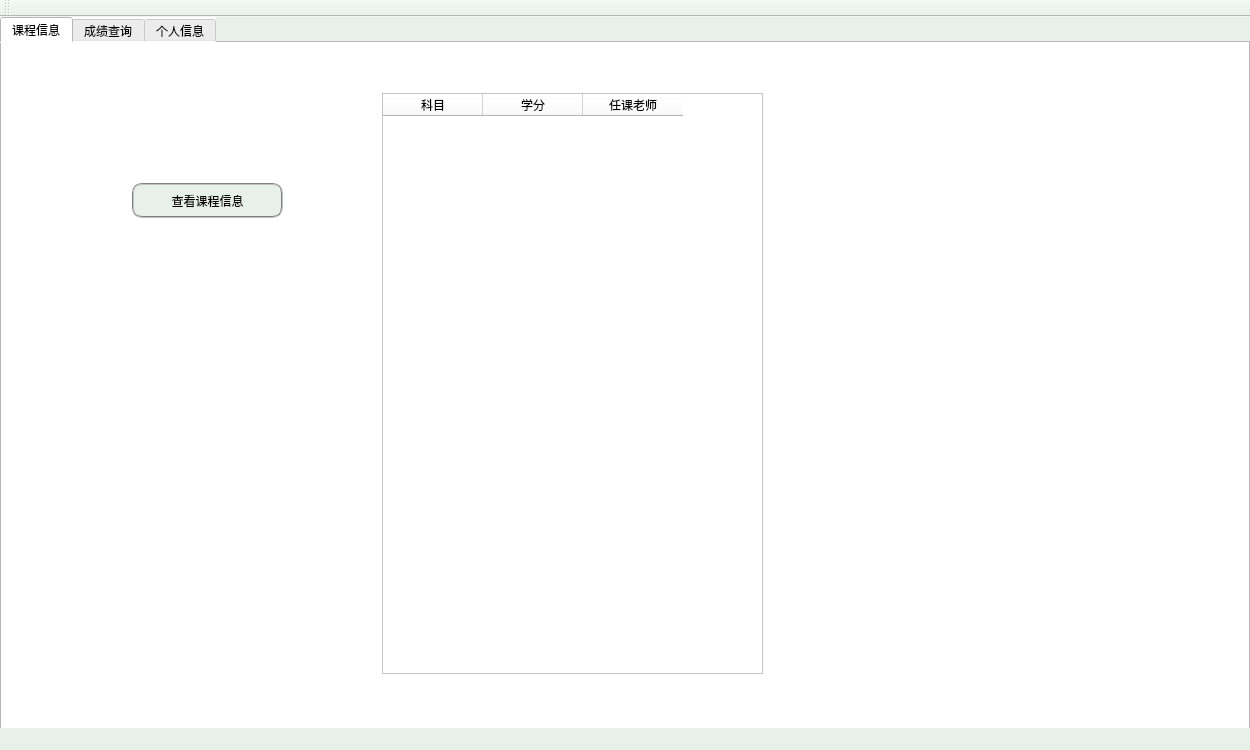
<?xml version="1.0" encoding="UTF-8"?>
<ui version="4.0">
 <class>MainWindowStu</class>
 <widget class="QMainWindow" name="MainWindowStu">
  <property name="geometry">
   <rect>
    <x>0</x>
    <y>0</y>
    <width>1250</width>
    <height>750</height>
   </rect>
  </property>
  <property name="windowTitle">
   <string>学生端</string>
  </property>
  <property name="styleSheet">
   <string notr="true">background-color: rgb(231, 240, 233);</string>
  </property>
  <widget class="QWidget" name="centralWidget">
   <widget class="QTabWidget" name="tabWidget_stusub">
    <property name="geometry">
     <rect>
      <x>0</x>
      <y>0</y>
      <width>1250</width>
      <height>750</height>
     </rect>
    </property>
    <property name="styleSheet">
     <string notr="true">background-color: rgb(255, 255, 255);

font: 12pt &quot;等线&quot;;
</string>
    </property>
    <property name="inputMethodHints">
     <set>Qt::ImhHiddenText</set>
    </property>
    <property name="currentIndex">
     <number>0</number>
    </property>
    <widget class="QWidget" name="tab_3">
     <attribute name="title">
      <string>课程信息</string>
     </attribute>
     <widget class="QTableWidget" name="tableWidget_stu_sub">
      <property name="geometry">
       <rect>
        <x>380</x>
        <y>50</y>
        <width>381</width>
        <height>581</height>
       </rect>
      </property>
      <property name="styleSheet">
       <string notr="true">font: 11pt &quot;楷体&quot;;</string>
      </property>
      <column>
       <property name="text">
        <string>科目</string>
       </property>
      </column>
      <column>
       <property name="text">
        <string>学分</string>
       </property>
      </column>
      <column>
       <property name="text">
        <string>任课老师</string>
       </property>
      </column>
     </widget>
     <widget class="QPushButton" name="qsubBtn">
      <property name="geometry">
       <rect>
        <x>130</x>
        <y>140</y>
        <width>151</width>
        <height>35</height>
       </rect>
      </property>
      <property name="styleSheet">
       <string notr="true">border:2px groove gray;border-radius:10px;padding:2px 4px;
background-color: rgb(231, 240, 233);</string>
      </property>
      <property name="text">
       <string>查看课程信息</string>
      </property>
     </widget>
    </widget>
    <widget class="QWidget" name="tab">
     <attribute name="title">
      <string>成绩查询</string>
     </attribute>
     <widget class="QTableWidget" name="tableWidget_stug">
      <property name="geometry">
       <rect>
        <x>90</x>
        <y>20</y>
        <width>511</width>
        <height>611</height>
       </rect>
      </property>
      <property name="styleSheet">
       <string notr="true">font: 11pt &quot;楷体&quot;;</string>
      </property>
      <column>
       <property name="text">
        <string>科目</string>
       </property>
      </column>
      <column>
       <property name="text">
        <string>成绩</string>
       </property>
      </column>
      <column>
       <property name="text">
        <string>排名</string>
       </property>
      </column>
      <column>
       <property name="text">
        <string>绩点</string>
       </property>
      </column>
     </widget>
     <widget class="QPushButton" name="outgradeBtn">
      <property name="geometry">
       <rect>
        <x>680</x>
        <y>240</y>
        <width>201</width>
        <height>35</height>
       </rect>
      </property>
      <property name="styleSheet">
       <string notr="true">border:2px groove gray;border-radius:10px;padding:2px 4px;
background-color: rgb(231, 240, 233);</string>
      </property>
      <property name="text">
       <string>导出个人成绩</string>
      </property>
     </widget>
     <widget class="QComboBox" name="comboBox_stusub">
      <property name="geometry">
       <rect>
        <x>690</x>
        <y>80</y>
        <width>181</width>
        <height>35</height>
       </rect>
      </property>
      <property name="styleSheet">
       <string notr="true">border:2px groove gray;border-radius:10px;padding:2px 4px;
background-color: rgb(231, 240, 233);</string>
      </property>
      <item>
       <property name="text">
        <string>全部</string>
       </property>
      </item>
     </widget>
     <widget class="QPushButton" name="stusubBtn">
      <property name="geometry">
       <rect>
        <x>730</x>
        <y>160</y>
        <width>93</width>
        <height>35</height>
       </rect>
      </property>
      <property name="styleSheet">
       <string notr="true">border:2px groove gray;border-radius:10px;padding:2px 4px;
background-color: rgb(231, 240, 233);</string>
      </property>
      <property name="text">
       <string>查询</string>
      </property>
     </widget>
    </widget>
    <widget class="QWidget" name="tab_2">
     <attribute name="title">
      <string>个人信息</string>
     </attribute>
     <widget class="QLabel" name="label">
      <property name="geometry">
       <rect>
        <x>150</x>
        <y>80</y>
        <width>70</width>
        <height>30</height>
       </rect>
      </property>
      <property name="text">
       <string>姓名</string>
      </property>
     </widget>
     <widget class="QLabel" name="label_name">
      <property name="geometry">
       <rect>
        <x>270</x>
        <y>80</y>
        <width>250</width>
        <height>30</height>
       </rect>
      </property>
      <property name="text">
       <string>——</string>
      </property>
     </widget>
     <widget class="QLabel" name="label_3">
      <property name="geometry">
       <rect>
        <x>150</x>
        <y>240</y>
        <width>70</width>
        <height>30</height>
       </rect>
      </property>
      <property name="text">
       <string>性别</string>
      </property>
     </widget>
     <widget class="QLabel" name="label_4">
      <property name="geometry">
       <rect>
        <x>150</x>
        <y>160</y>
        <width>70</width>
        <height>30</height>
       </rect>
      </property>
      <property name="text">
       <string>学号</string>
      </property>
     </widget>
     <widget class="QLabel" name="label_id">
      <property name="geometry">
       <rect>
        <x>270</x>
        <y>160</y>
        <width>250</width>
        <height>30</height>
       </rect>
      </property>
      <property name="text">
       <string>——</string>
      </property>
     </widget>
     <widget class="QLabel" name="label_sex">
      <property name="geometry">
       <rect>
        <x>270</x>
        <y>240</y>
        <width>250</width>
        <height>30</height>
       </rect>
      </property>
      <property name="text">
       <string>——</string>
      </property>
     </widget>
     <widget class="QLabel" name="label_7">
      <property name="geometry">
       <rect>
        <x>150</x>
        <y>400</y>
        <width>70</width>
        <height>30</height>
       </rect>
      </property>
      <property name="text">
       <string>手机</string>
      </property>
     </widget>
     <widget class="QLabel" name="label_phone">
      <property name="geometry">
       <rect>
        <x>270</x>
        <y>400</y>
        <width>250</width>
        <height>30</height>
       </rect>
      </property>
      <property name="text">
       <string>——</string>
      </property>
     </widget>
     <widget class="QPushButton" name="revisephoneBtn">
      <property name="geometry">
       <rect>
        <x>760</x>
        <y>190</y>
        <width>141</width>
        <height>35</height>
       </rect>
      </property>
      <property name="styleSheet">
       <string notr="true">border:2px groove gray;border-radius:10px;padding:2px 4px;
background-color: rgb(231, 240, 233);</string>
      </property>
      <property name="text">
       <string>修改手机号</string>
      </property>
     </widget>
     <widget class="QPushButton" name="rpnewBtn">
      <property name="geometry">
       <rect>
        <x>760</x>
        <y>330</y>
        <width>141</width>
        <height>35</height>
       </rect>
      </property>
      <property name="styleSheet">
       <string notr="true">border:2px groove gray;border-radius:10px;padding:2px 4px;
background-color: rgb(231, 240, 233);</string>
      </property>
      <property name="text">
       <string>刷新</string>
      </property>
     </widget>
     <widget class="QPushButton" name="rpassword_Btn">
      <property name="geometry">
       <rect>
        <x>760</x>
        <y>70</y>
        <width>141</width>
        <height>35</height>
       </rect>
      </property>
      <property name="styleSheet">
       <string notr="true">border:2px groove gray;border-radius:10px;padding:2px 4px;
background-color: rgb(231, 240, 233);</string>
      </property>
      <property name="text">
       <string>修改密码</string>
      </property>
     </widget>
     <widget class="QLabel" name="label_2">
      <property name="geometry">
       <rect>
        <x>150</x>
        <y>320</y>
        <width>70</width>
        <height>30</height>
       </rect>
      </property>
      <property name="text">
       <string>班级</string>
      </property>
     </widget>
     <widget class="QLabel" name="label_class">
      <property name="geometry">
       <rect>
        <x>270</x>
        <y>320</y>
        <width>250</width>
        <height>30</height>
       </rect>
      </property>
      <property name="text">
       <string>——</string>
      </property>
     </widget>
     <widget class="QLabel" name="label_5">
      <property name="geometry">
       <rect>
        <x>550</x>
        <y>-30</y>
        <width>20</width>
        <height>711</height>
       </rect>
      </property>
      <property name="styleSheet">
       <string notr="true">background-color: rgb(231, 240, 233);</string>
      </property>
      <property name="text">
       <string/>
      </property>
     </widget>
    </widget>
   </widget>
  </widget>
  <widget class="QMenuBar" name="menuBar">
   <property name="geometry">
    <rect>
     <x>0</x>
     <y>0</y>
     <width>1250</width>
     <height>26</height>
    </rect>
   </property>
  </widget>
  <widget class="QToolBar" name="mainToolBar">
   <attribute name="toolBarArea">
    <enum>TopToolBarArea</enum>
   </attribute>
   <attribute name="toolBarBreak">
    <bool>false</bool>
   </attribute>
  </widget>
  <widget class="QStatusBar" name="statusBar"/>
 </widget>
 <layoutdefault spacing="6" margin="11"/>
 <resources/>
 <connections/>
</ui>
